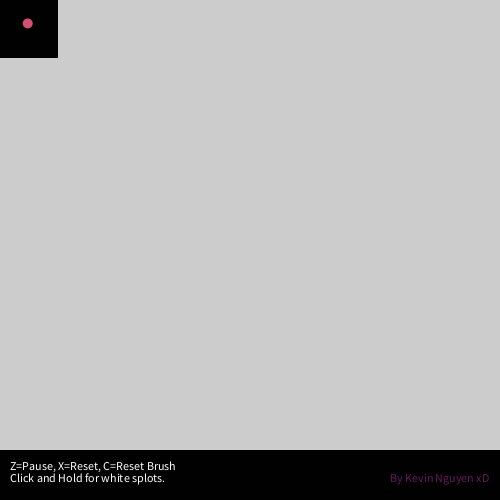
Frame 1 (no input)
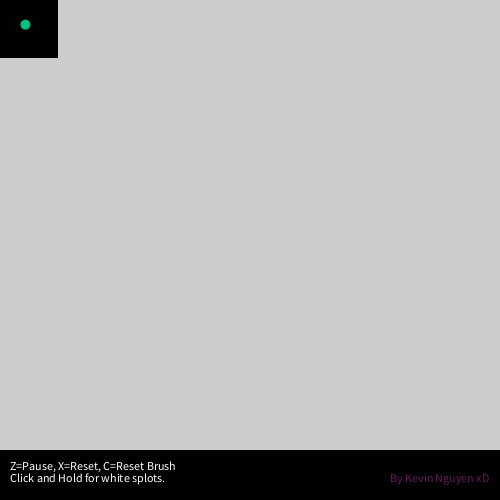
Frame 60 (the mouse pressed at the canvas centre just before this capture)
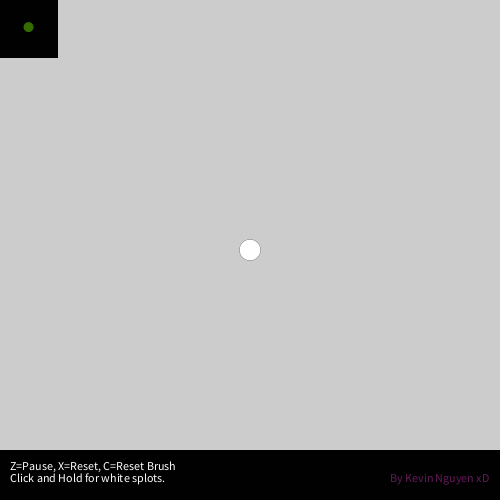
Frame 120 (the mouse held since frame 60 and released just before this capture)

The Processing sketch that drew these frames (run headless with seeded random() and noise(); from frame 60 on, the mouse is pressed at the canvas centre):

// Processing sketch: processing_37283
// ── processing_37283.pde

/*DRAW DRAW
 */

float X;
float Y;
float x;
float y;
float G;
float V;

void setup()
{
  size(500, 500);
  smooth();
  noStroke();
  V = G = 25;
}

void draw()
{
  fill(10, 0, 0);
  ellipse(mouseX, mouseY, X, X);

  if (mousePressed == true)
  {
    fill(600, 600, 600);
    ellipse(mouseX, mouseY, X, X);
  }
  X = X + random(-2, 2);
  x = x + random(-2, 2);
  G = G + random(-3, 3);
  V = V + random(-3, 3);
  if (key == 'z')
  {
    background(1);
    fill(2, 1, 1);
    rect(5, 5, 490, 490);
    fill(1000, 1000, 1000);
    text("Pause: Press X or C to continue Drawing!", 150, 250);
  }
  fill(1);
  rect(0, 450, 1000, 1000);
  fill(1000, 1000, 1000);
  //fill(random(250),random(250),random(250));
  text("Z=Pause, X=Reset, C=Reset Brush ", 10, 470);
  text("Click and Hold for white splots.", 10, 482);
  fill(100, 25, 90);
  text("By Kevin Nguyen xD", 390, 482);
  fill(1);
  rect(0, 0, 58, 58);
  fill(random(250), random(250), random(250));
  ellipse(G, V, 10, 10);

  if (G > 51)
  {
    G = 0;
  }
  if (G < -1)
  {
    G = 50;
  }
  if (V > 51)
  {
    V = 0;
  }
  if (V < -1)
  {
    V = 50;
  }
}
void keyPressed()
{
  if (key == 'c')
  {
    X = 0;
  }
  if (key == 'x')
  {
    background(1);
    fill(random(250), random(250), random(100));
    rect(5, 5, 490, 490);
  }
}
